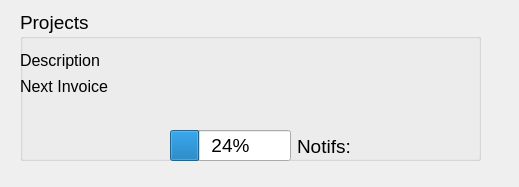
<?xml version="1.0" encoding="UTF-8"?>
<ui version="4.0">
 <class>ProjectWidgetItem</class>
 <widget class="QWidget" name="ProjectWidgetItem">
  <property name="geometry">
   <rect>
    <x>0</x>
    <y>0</y>
    <width>519</width>
    <height>187</height>
   </rect>
  </property>
  <property name="windowTitle">
   <string>Form</string>
  </property>
  <widget class="QGroupBox" name="projGroupBox">
   <property name="geometry">
    <rect>
     <x>20</x>
     <y>10</y>
     <width>461</width>
     <height>151</height>
    </rect>
   </property>
   <property name="font">
    <font>
     <pointsize>14</pointsize>
     <bold>false</bold>
    </font>
   </property>
   <property name="title">
    <string>Projects</string>
   </property>
   <widget class="QWidget" name="">
    <property name="geometry">
     <rect>
      <x>0</x>
      <y>40</y>
      <width>102</width>
      <height>46</height>
     </rect>
    </property>
    <layout class="QVBoxLayout" name="verticalLayout">
     <item>
      <widget class="QLabel" name="summaryLabel">
       <property name="font">
        <font>
         <pointsize>12</pointsize>
         <bold>false</bold>
        </font>
       </property>
       <property name="text">
        <string>Description</string>
       </property>
      </widget>
     </item>
     <item>
      <widget class="QLabel" name="label">
       <property name="font">
        <font>
         <pointsize>12</pointsize>
         <bold>false</bold>
        </font>
       </property>
       <property name="text">
        <string>Next Invoice</string>
       </property>
      </widget>
     </item>
    </layout>
   </widget>
   <widget class="QWidget" name="">
    <property name="geometry">
     <rect>
      <x>150</x>
      <y>120</y>
      <width>181</width>
      <height>32</height>
     </rect>
    </property>
    <layout class="QHBoxLayout" name="horizontalLayout">
     <item>
      <widget class="QProgressBar" name="progressBar">
       <property name="value">
        <number>24</number>
       </property>
      </widget>
     </item>
     <item>
      <widget class="QLabel" name="label_2">
       <property name="text">
        <string>Notifs:</string>
       </property>
      </widget>
     </item>
    </layout>
   </widget>
  </widget>
 </widget>
 <resources/>
 <connections/>
</ui>
